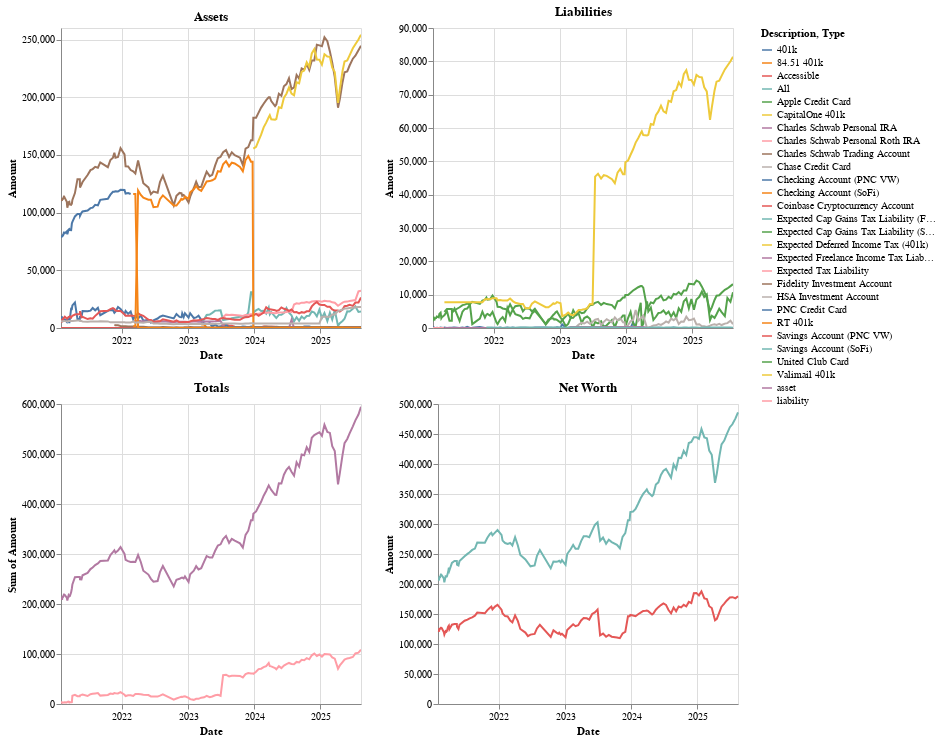

Here is the notebook cell this chart was saved with:
### Code cell
make_charts()

### Figure 1 — Vega-Lite specification as saved in the notebook (floating-point values rounded to 4 significant figures; data arrays with more than 128 entries replaced by an {"elided": "..."} marker saying what was removed)
{"config": {"view": {"continuousWidth": 300, "continuousHeight": 300}}, "vconcat": [{"hconcat": [{"data": {"name": "data-1b1b1d09ebc892312a78b666f9e1d614"}, "mark": {"type": "line"}, "encoding": {"color": {"field": "Description", "type": "nominal"}, "tooltip": [{"field": "Description", "type": "nominal"}, {"field": "Amount", "type": "quantitative"}], "x": {"field": "Date", "type": "temporal"}, "y": {"field": "Amount", "type": "quantitative"}}, "name": "view_1", "title": "Assets"}, {"data": {"name": "data-270541b00136f0e2c1ed53c517292974"}, "mark": {"type": "line"}, "encoding": {"color": {"field": "Description", "type": "nominal"}, "tooltip": [{"field": "Description", "type": "nominal"}, {"field": "Amount", "type": "quantitative"}], "x": {"field": "Date", "type": "temporal"}, "y": {"field": "Amount", "type": "quantitative"}}, "name": "view_2", "title": "Liabilities"}]}, {"hconcat": [{"data": {"name": "data-9e46974a60acb13772f82d57ff65b575"}, "mark": {"type": "line"}, "encoding": {"color": {"field": "Type", "type": "nominal"}, "x": {"field": "Date", "type": "temporal"}, "y": {"aggregate": "sum", "field": "Amount", "type": "quantitative"}}, "name": "view_3", "title": "Totals"}, {"data": {"name": "data-4f5a9222ce3b6a7ae3d6a8df9df86383"}, "mark": {"type": "line"}, "encoding": {"color": {"field": "Type", "type": "nominal"}, "x": {"field": "Date", "type": "temporal"}, "y": {"field": "Amount", "type": "quantitative"}}, "title": "Net Worth"}]}], "params": [{"name": "param_1", "select": {"type": "interval", "encodings": ["x", "y"]}, "bind": "scales", "views": ["view_1"]}, {"name": "param_2", "select": {"type": "interval", "encodings": ["x", "y"]}, "bind": "scales", "views": ["view_2"]}, {"name": "param_3", "select": {"type": "interval", "encodings": ["x", "y"]}, "bind": "scales", "views": ["view_3"]}], "$schema": "https://vega.github.io/schema/vega-lite/v5.20.1.json", "datasets": {"data-1b1b1d09ebc892312a78b666f9e1d614": {"elided": "1281 records"}, "data-270541b00136f0e2c1ed53c517292974": {"elided": "773 records"}, "data-9e46974a60acb13772f82d57ff65b575": {"elided": "2054 records"}, "data-4f5a9222ce3b6a7ae3d6a8df9df86383": {"elided": "262 records"}}}
